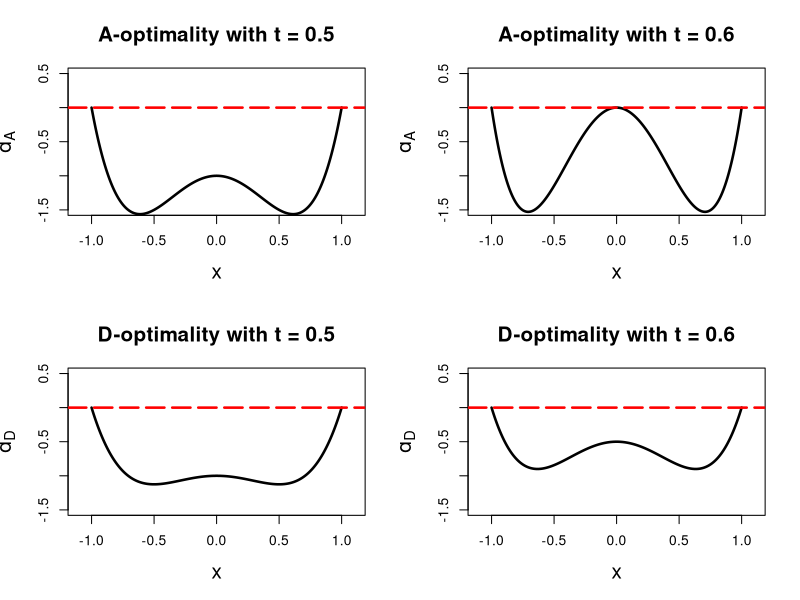

The R source for this figure:
# Compute A/D-optimal Design at optimal solution
# For polynomial Regression

# Nov 14 / 2017
# Author: Chi-Kuang Yeh
#########################################################

# sum(diag(A)) is equivalent to trace(A)
# direct sum = direct.sum( x, y )
# matrix.trace
#install.packages("matrixcalc")
library("matrixcalc")
# Order of the polynomial model
q = 2;  t1=0.5; t2=0.6; t3 = 0.5; t4=0.6;
# The optimal Solution

## Calculating g1,G2 at optimal
Bmat=function(tb,xi){
  g1=matrix(0,nrow=2,ncol=1); G2=matrix(0,nrow=2,ncol=2);
  for( i in 1:ncol(xi)){
    g1[1,1] = g1[1,1] + xi[2,i]*xi[1,i];      # wi*xi
    g1[2,1] = g1[2,1] + xi[2,i]*(xi[1,i])^2;  # wi*xi^2
    
    G2[1,1] = G2[1,1] + xi[2,i]*(xi[1,i])^2;  #wi*xi^2
    G2[1,2] = G2[1,2] + xi[2,i]*(xi[1,i])^3;  #wi*xi^3
    G2[2,1] = G2[2,1] + xi[2,i]*(xi[1,i])^3;  #wi*xi^3
    G2[2,2] = G2[2,2] + xi[2,i]*(xi[1,i])^4;  #wi*xi^4
  }
  B = rbind(cbind(1,sqrt(tb)*t(g1)),cbind(sqrt(tb)*g1,G2)) # Constructing the matrix B
}
# Calculate the partial derivative of the polynomial model
# With order q
# The answer is in as a column vector
ff = function(x){
  partial = matrix(0,nrow=q,ncol=1);
  for(i in 1:q){ partial[i,1] = x^i; }
  return(partial);
}
# Finally, Calculating the directioal derivative
# Parameter:
#   tt is the skewness, type is which design, 1: A , 2: D
d_t = function(x,tt,type){
  f = ff(x);
  if(type == 1){
    if(tt <= 2-sqrt(2)){
      data_1 = c(-1,1, 0.5,0.5);
      xi = matrix( data_1,nrow = 2, ncol = 2, byrow =T);
    }else{
      data_1 = c(-1,0,1, (2-sqrt(2))/(2*tt),(tt-2+sqrt(2))/tt,(2-sqrt(2))/(2*tt));
      xi = matrix( data_1, nrow = 2, ncol = length(data_1)/2, byrow = T);
    }
    B = Bmat(tt,xi);  C = direct.sum( 0, diag(q)) ;
    M = rbind(cbind(1,sqrt(tt)*t(f)),cbind(sqrt(tt)*f,f%*%t(f)));
    return (matrix.trace(M%*%solve(B)%*%C%*%solve(B))-matrix.trace(C%*%solve(B)) )
  }else if(type ==2 ){
    if(tt <= 2/3){
      data_1 = c(-1,1, 0.5,0.5);
      xi = matrix( data_1,nrow = 2, ncol = length(data_1)/2, byrow = T);
    }else{
      data_1 = c(-1,0,1, 1/(3*tt),(3*tt-2)/(3*tt),1/(3*tt));
      xi = matrix( data_1, nrow = 2, ncol = length(data_1)/2, byrow = T);
    }
    B = Bmat(tt,xi);
    M = rbind(cbind(1,sqrt(tt)*t(f)),cbind(sqrt(tt)*f,f%*%t(f)));
    return (matrix.trace(M%*%solve(B))-(q+1) );
  }else
    return("invalid input")
}

t1=0.5; t2=0.6; t3 = 0.5; t4=0.6;
## Start Graph
x=seq(from= - 1,to= 1,by=0.001)
par(mfrow=c(2,2))
# dA, t=0.1
plot(x, sapply(x, function(x) d_t(x,t=t1,type=1)),col="black",xlim=c(-1.10,1.10),
     ylim=c(-1.5,0.5),ylab=expression('d'["A"]),type="l",main="A-optimality with t = 0.5",cex.lab=1.5,cex.main=1.5,
     lwd= 2.5);
  abline(h=0,col="red",lty="longdash",lwd= 2.5);
# dA, t=0.6
plot(x, sapply(x, function(x) d_t(x,t=t2,type=1)),col="black",xlim=c(-1.10,1.10),
     ylim=c(-1.5,0.5),ylab=expression('d'["A"]),type="l",main="A-optimality with t = 0.6",cex.lab=1.5,cex.main=1.5,
     lwd= 2.5);
  abline(h=0,col="red",lty="longdash",lwd= 2.5);

# dD, t = 0.2
plot(x, sapply(x, function(x) d_t(x,t=t3,type=2)),col="black",xlim=c(-1.10,1.10),
     ylim=c(-1.5,0.5),ylab=expression('d'["D"]),type="l",main="D-optimality with t = 0.5",cex.lab=1.5,cex.main=1.5,
     lwd= 2.5);
  abline(h=0,col="red",lty="longdash",lwd= 2.5);

# dD, t = 0.6
plot(x, sapply(x, function(x) d_t(x,t=t4,type=2)),col="black",xlim=c(-1.10,1.10),
     ylim=c(-1.5,0.5),ylab=expression('d'["D"]),type="l",main="D-optimality with t = 0.6",cex.lab=1.5,cex.main=1.5,
     lwd= 2.5); 
  abline(h=0,col="red",lty="longdash",lwd= 2.5);
